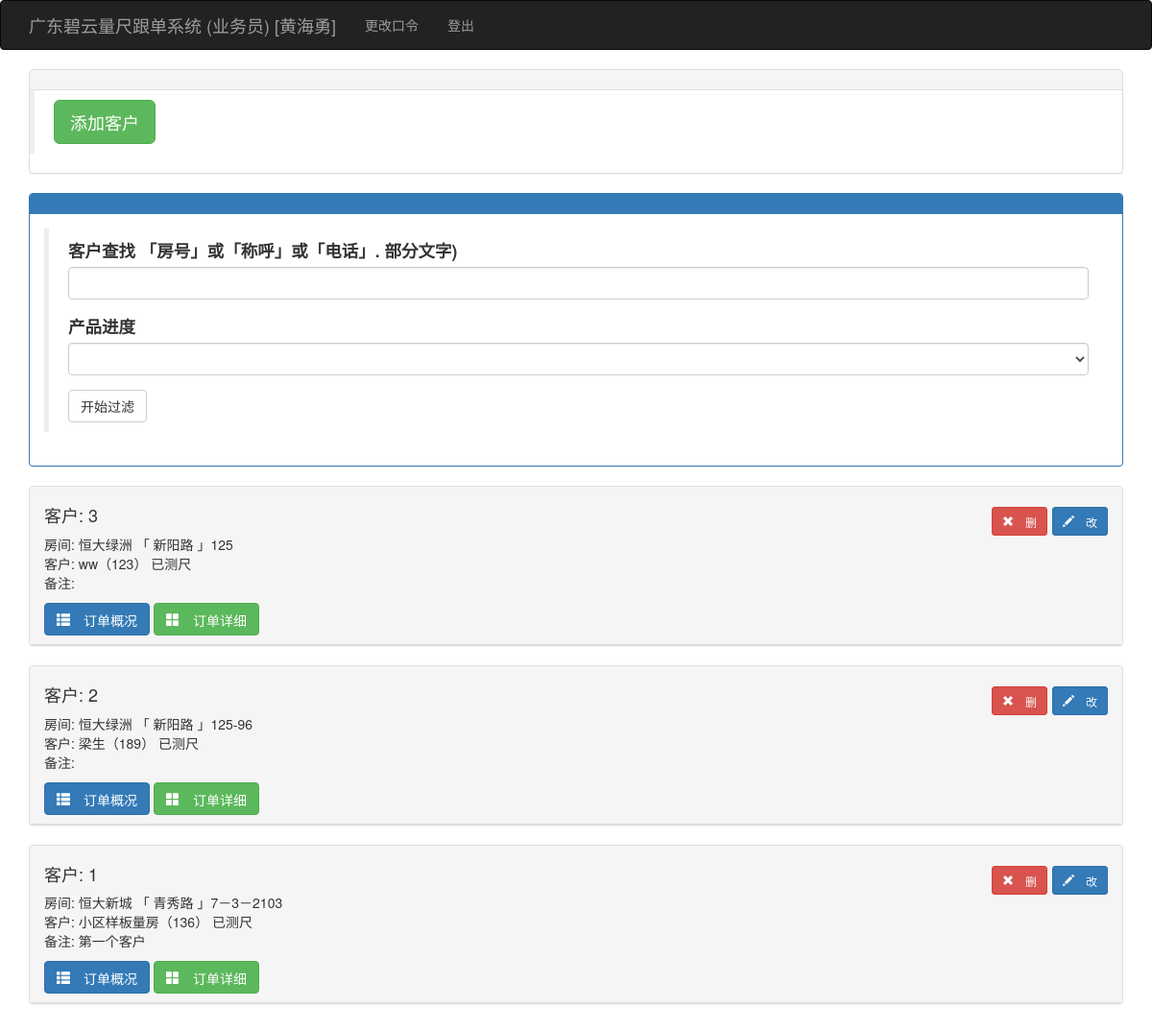
Page /kehulist (signed in) on the committed database.
### app/models.py (models this page shows, shortened)
class User(UserMixin, db.Model):
    __tablename__ = 'users'
    id = db.Column(db.Integer, primary_key=True)
    user = db.Column(db.String(64), unique=True, index=True)
    pin = db.Column(db.String(64))
    username = db.Column(db.String(64))
    tel = db.Column(db.String(32))
    role = db.Column(db.String(64))
    isuse = db.Column(db.Boolean, default=False)
    beizhu = db.Column(db.String(64))
    kehus = db.relationship('Kehu', backref='user', lazy='dynamic')
    @login_manager.user_loader
    def load_user(user_id):
        return User.query.get(int(user_id))

class Kehu(db.Model):
    __tablename__ = 'kehus'
    id = db.Column(db.Integer, primary_key=True)
    user_id = db.Column(db.Integer, db.ForeignKey('users.id'))
    xiaoqu_id = db.Column(db.Integer, db.ForeignKey('xiaoqus.id'))
    fangjian = db.Column(db.String(64))
    chenghu = db.Column(db.String(64))
    tel = db.Column(db.String(64))
    zje = db.Column(db.Float)
    beizhu = db.Column(db.String(64))
    status = db.Column(db.Integer, default=1)  # 1已测尺、2已下单、3已安装、4已清款
    time0 = db.Column(db.DateTime(), default=datetime.utcnow)
    time1 = db.Column(db.DateTime())
    time2 = db.Column(db.DateTime())
    time3 = db.Column(db.DateTime())
    dingdans = db.relationship('Dingdan', backref='kehu', lazy='dynamic')

class Xiaoqu(db.Model):
    __tablename__ = 'xiaoqus'
    id = db.Column(db.Integer, primary_key=True)
    xiaoqu = db.Column(db.String(64), unique=True, index=True)
    dizhi = db.Column(db.String(100))
    beizhu = db.Column(db.String(128))
    kehus = db.relationship('Kehu', backref='xiaoqu', lazy='dynamic')

### app/main/views.py (the view)
@main.route('/kehulist', methods=['GET', 'POST'])
@login_required
def kehulist():
    if current_user.role != '业务员':
        return redirect(url_for('main.index'))
    form = FindkhForm()
    user = current_user._get_current_object()
    if form.validate_on_submit():
        session['infostring'] = form.infostring.data
        session['status'] = form.status.data
        return redirect(url_for('main.kehulist'))
    if session.get('infostring') != None:
        infostring = '%' + session.get('infostring') + '%'
    else:
        infostring = '%'
    prewhere = session.get('infostring')
    status = session.get('status', 0)
    kehus = Kehu.query.filter(Kehu.user == current_user._get_current_object()).filter(
        or_(Kehu.fangjian.like(infostring), Kehu.chenghu.like(infostring),
            Kehu.tel.like(infostring))).order_by(Kehu.id.desc())  # .order_by(Guke.outtime.desc())
    form.infostring.data = session.get('infostring', '')
    form.status.data = status
    return render_template('kehulist.html', kehus=kehus, form=form, prewhere=prewhere, status=status)  # ,

### app/main/forms.py
class FindkhForm(FlaskForm):
    infostring = StringField('客户查找 「房号」或「称呼」或「电话」. 部分文字)')
    status = SelectField('产品进度', coerce=int)
    submit = SubmitField('开始过滤')
    def __init__(self, *args, **kwargs):
        super(FindkhForm, self).__init__(*args, **kwargs)
        self.status.choices = [(0, ''), (1, '已量尺'), (2, '已下单'), (3, '已订货'), (6, '已收货'),
                               (7, '安装中'), (8, '安装完成'), (9, '已清款')]  #, (4, '已入库'), (5, '已发货')

### app/templates/kehulist.html (shortened to what this page needs)
{% extends "base.html" %}
{% import "bootstrap/wtf.html" as wtf %}
{% block page_content %}
    <div class="panel panel-default">
        <div class="panel-heading"></div>
        <div class="post-body">
            <blockquote>
                <a class="btn btn-success btn-lg" href="{{ url_for('main.addkehu') }}">添加客户</a>
            </blockquote>
        </div>
    </div>
    <div class="panel panel-primary">
        <div class="panel-heading">
        </div>
        <div class="panel-body">
            <blockquote>
                {{ wtf.quick_form(form) }}
            </blockquote>
        </div>
    </div>
    {% if status == 0 %}
        {% for kehu in kehus %}
            <div class="panel panel-default">
                <div class="panel-heading"><h4>客户: {{ kehu.id }}
                    <span class="pull-right">
                    <a class="btn btn-danger glyphicon glyphicon-remove btn-sm"
                       href="{{ url_for('main.delkehu', id=kehu.id) }}"> 删</a>
                    <a class="btn btn-primary glyphicon glyphicon-pencil btn-sm"
                       href="{{ url_for('main.editkehu', id=kehu.id) }}"> 改</a>
                    </span>
                </h4>
                    <ul class="list-unstyled">
                        <li>房间: {{ kehu.xiaoqu.xiaoqu }} 「 {{ kehu.xiaoqu.dizhi }} 」{{ kehu.fangjian }}</li>
                        <li>客户: {{ kehu.chenghu }}（{{ kehu.tel }}）
                            {% if kehu.status == 1 %}
                                已测尺
                            {% elif kehu.status == 2 %}
                                已下单
                            {% elif kehu.status == 3 %}
                                已安装
                            {% elif kehu.status == 4 %}
                                已清款
                            {% else %}
                                状态有误
                            {% endif %}
                        </li>
                        <li>备注: {{ kehu.beizhu }}</li>
                    </ul>
                    <button type="button" class="btn btn-primary glyphicon glyphicon-th-list" data-toggle="collapse"
                            data-target="#c{{ kehu.id }}">
                        订单概况
                    </button>
                    <a class="btn btn-success glyphicon glyphicon-th-large"
                       href="{{ url_for('main.showkehudd', id=kehu.id) }}"> 订单详细</a>
                </div>
            </div>
        {% endfor %}
    {% endif %}
{% endblock %}

### app/templates/base.html (shortened to what this page needs)
{% extends "bootstrap/base.html" %}
{% import 'render_listcp.html' as macors %}
{% block head %}
{{ super() }}
<link rel="stylesheet" type="text/css" href="{{ url_for('static', filename='styles.css') }}">
{% endblock %}
{% block navbar %}
<div class="navbar navbar-inverse" role="navigation">
    <div class="container">
        <div class="navbar-header">
            <a class="navbar-brand" href="{{ url_for('main.index') }}">广东碧云量尺跟单系统 ({{ current_user.role }}) [{{ current_user.username }}] </a>
        </div>
        <div class="navbar-collapse collapse">
            <ul class="nav navbar-nav">
                {% if current_user.is_authenticated %}
                <li><a href="{{ url_for('auth.change_pin') }}">更改口令</a></li>
                <li><a href="{{ url_for('auth.logout') }}">登出</a></li>
                {% endif %}
            </ul>
        </div>
    </div>
</div>
{% endblock %}
{% block content %}
<div class="container">
    {% block page_content %}{% endblock %}
</div>
{% endblock %}

### rows in the picture
User: role "业务员", username "黄海勇"
Kehu: id "3", xiaoqu.xiaoqu "恒大绿洲", xiaoqu.dizhi "新阳路", fangjian "125", chenghu "ww", tel "123", status "已测尺"
Kehu: id "2", xiaoqu.xiaoqu "恒大绿洲", xiaoqu.dizhi "新阳路", fangjian "125-96", chenghu "梁生", tel "189", status "已测尺"
Kehu: id "1", xiaoqu.xiaoqu "恒大新城", xiaoqu.dizhi "青秀路", fangjian "7－3－2103", chenghu "小区样板量房", tel "136", status "已测尺", beizhu "第一个客户"
